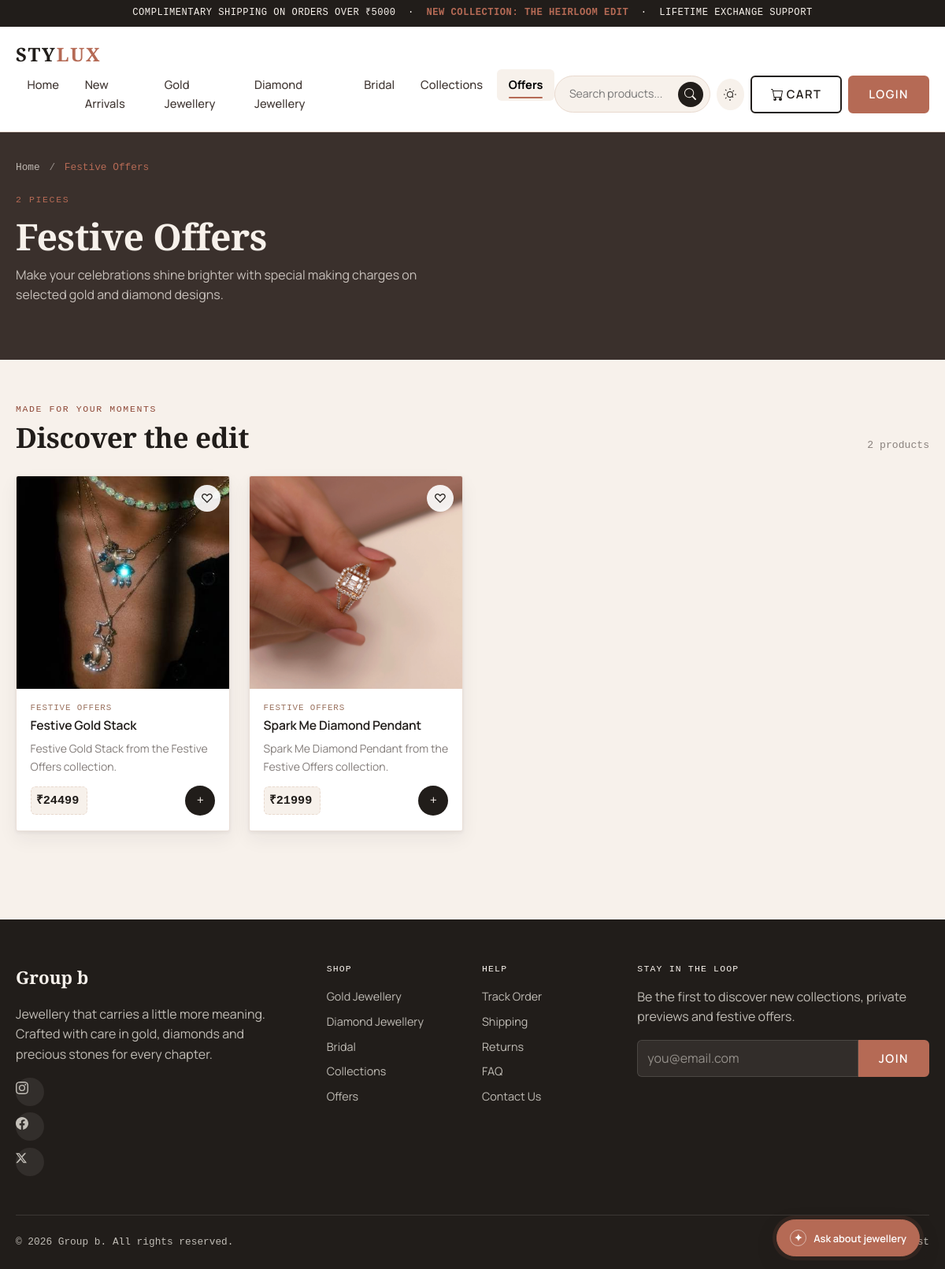
Screenshot of /offers/ with the database file from the repository.
### core/models.py (models this page shows, shortened)
class Category(models.Model):
    name = models.CharField(max_length=100, unique=True)
    slug = models.SlugField(max_length=100, unique=True, blank=True, null=True)
    image = models.ImageField(upload_to="Media/", blank=True, null=True)
    description = models.TextField(blank=True)
    created_at = models.DateTimeField(auto_now_add=True)
    class Meta:
        db_table = "core_category_choices"

class Product(models.Model):
    name = models.CharField(max_length=160)
    category = models.ForeignKey(Category, related_name="products", on_delete=models.CASCADE)
    price = models.DecimalField(max_digits=12, decimal_places=2)
    image_url = models.ImageField(upload_to="Media/", blank=True, null=True)
    description = models.TextField(blank=True)
    is_featured = models.BooleanField(default=False)
    is_active = models.BooleanField(default=True)
    created_at = models.DateTimeField(auto_now_add=True)
    class Meta:
        ordering = ("-is_featured", "-created_at", "name")
    @property
    def local_image_url(self):
        if not self.image_url or not self.image_url.name:
            return ""
        media_root = Path(settings.MEDIA_ROOT).resolve()
        try:
            image_path = Path(self.image_url.path).resolve()
            image_path.relative_to(media_root)
        except (ValueError, OSError):
            return ""
        return self.image_url.url if image_path.is_file() else ""

### core/views.py (the view)
# urls.py: path('offers/', offers, name="offers"),
def offers(request):
    return render(request, "offers.html", _catalog_context("offers"))

### core/views.py (called while the page is built)
def _active_products(category_slug=None):
    products = Product.objects.filter(is_active=True)
    if category_slug:
        aliases = CATEGORY_SLUG_ALIASES.get(category_slug, [category_slug])
        products = products.filter(
            Q(category__slug__in=aliases)
            | Q(category__name__iexact=aliases[0].replace("_jewellery", ""))
            | Q(category__name__icontains=aliases[0].split("_")[0])
        )
    return products

def _catalog_context(category_slug=None):
    return {"products": _active_products(category_slug)}

### core/templates/offers.html
{% include "catalog_page.html" with page_key="offers" page_title="Festive Offers" page_description="Make your celebrations shine brighter with special making charges on selected gold and diamond designs." %}

### core/templates/catalog_page.html (shortened to what this page needs)
<!DOCTYPE html>
{% load static %}
<html lang="en">
<head>
<link href="https://cdn.jsdelivr.net/npm/bootstrap@5.3.3/dist/css/bootstrap.min.css" rel="stylesheet">
<link rel="stylesheet" href="{% static "css/style.css" %}?v=5">
</head>
<body data-page="{{ page_key }}">
{% include "navbar.html" %}
<section class="cat-hero">
  <div class="container-shop" data-parallax="0.06">
    <nav class="breadcrumb-shop mb-3" style="font-family: var(--font-mono); font-size:.8rem;">
      <a href="{% url "home" %}">Home</a> <span class="mx-1" style="opacity:.5;">/</span> <span class="current">{{ page_title }}</span>
    </nav>
    <span class="eyebrow">{{ products|length }} pieces</span>
    <h1 class="mt-2 mb-2">{{ page_title }}</h1>
    <p style="opacity:.75; max-width: 560px;">{{ page_description }}</p>
  </div>
</section>
<section class="py-5 reveal-on-scroll" data-reveal="scale">
  <div class="container-shop">
    <div class="section-head">
      <div>
        <span class="eyebrow">Made for your moments</span>
        <h2>Discover the edit</h2>
      </div>
      <span style="font-family: var(--font-mono); font-size:.82rem; opacity:.6;">{{ products|length }} products</span>
    </div>
    {% if products %}
    <div class="row g-4">
      {% for product in products %}
        {% include "product_card.html" with product=product %}
      {% endfor %}
    </div>
    {% endif %}
  </div>
</section>
{% include "footer.html" %}
{% include "ai_pop.html" %}
<div id="cartToastWrap" class="toast-container position-fixed bottom-0 end-0 p-3"></div>
</body>
</html>

### core/templates/product_card.html
{% load static %}
<div class="col-6 col-md-4 col-lg-3 reveal-on-scroll" data-reveal="scale">
  <div class="product-card" data-product data-id="{{ product.pk }}" data-name="{{ product.name }}" data-price="{{ product.price }}"{% if product.local_image_url %} data-image="{{ product.local_image_url }}"{% endif %} data-category="{{ product.category.name }}">
    <div class="product-media">
      <button class="wishlist-btn" type="button" aria-label="Add {{ product.name }} to wishlist">♡</button>
      {% if product.local_image_url %}<img src="{{ product.local_image_url }}" alt="{{ product.name }}" loading="lazy">{% endif %}
    </div>
    <div class="product-body">
      <div class="product-cat">{{ product.category.name }}</div>
      <h3 class="product-name">{{ product.name }}</h3>
      {% if product.description %}<p class="small mb-2" style="opacity:.65;">{{ product.description|truncatechars:68 }}</p>{% endif %}
      <div class="product-footer">
        <span class="swing-tag">₹{{ product.price|floatformat:0 }}{% if product.original_price %} <span class="was">₹{{ product.original_price|floatformat:0 }}</span>{% endif %}</span>
        <button class="add-cart-btn" type="button" data-add-to-cart aria-label="Add {{ product.name }} to cart">+</button>
      </div>
    </div>
  </div>
</div>

### rows the page displays
Category: name "Festive Offers"
Product: local_image_url (picture), category.name "FESTIVE OFFERS", name "Festive Gold Stack", description "Festive Gold Stack from the Festive Offers collection.", price "24499"
Product: local_image_url (picture), category.name "FESTIVE OFFERS", name "Spark Me Diamond Pendant", description "Spark Me Diamond Pendant from the Festive Offers collection.", price "21999"

### other values shown
{{ products|length }} "2"
{{ page_description }} "Make your celebrations shine brighter with special making charges on selected gold and diamond designs."
